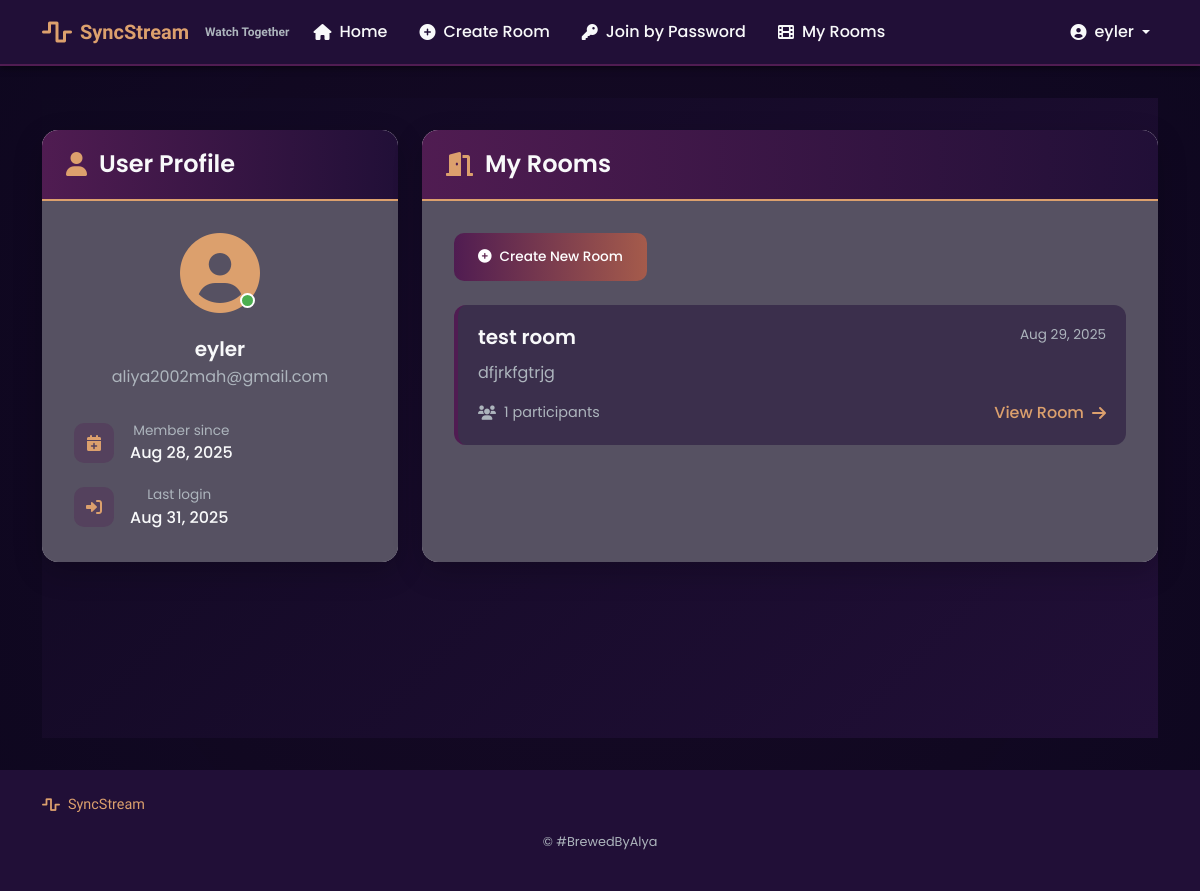
Screenshot of /accounts/profile/ (signed in) with the database file from the repository.
### users/models.py (models this page shows, shortened)
class CustomUser(AbstractUser):
    profile_picture = models.ImageField(upload_to='profile_pics/', blank=True, null=True)
    bio = models.TextField(max_length=500, blank=True)
    last_activity = models.DateTimeField(default=timezone.now)
    is_online = models.BooleanField(default=False)

### rooms/models.py (models this page shows, shortened)
class Room(models.Model):
    id = models.UUIDField(primary_key=True, default=uuid.uuid4, editable=False)
    name = models.CharField(max_length=100)
    description = models.TextField(blank=True)
    creator = models.ForeignKey(settings.AUTH_USER_MODEL, on_delete=models.CASCADE, related_name='created_rooms')
    created_at = models.DateTimeField(auto_now_add=True)
    is_private = models.BooleanField(default=False)
    password = models.CharField(max_length=128, blank=True, null=True)
    max_users = models.PositiveIntegerField(default=10)
    is_active = models.BooleanField(default=True)
    is_locked = models.BooleanField(default=False)
    allow_screen_share = models.BooleanField(default=True)
    allow_chat = models.BooleanField(default=True)
    current_video_url = models.URLField(blank=True, null=True)
    video_state = models.CharField(max_length=20, default='paused')
    video_timestamp = models.FloatField(default=0)
    last_video_update = models.DateTimeField(blank=True, null=True)
    deleted_at = models.DateTimeField(blank=True, null=True)

### users/views.py (the view)
# urls.py: path('profile/', views.profile, name='profile'),
@login_required
def profile(request):
    return render(request, 'registration/profile.html')

### templates/registration/profile.html (shortened to what this page needs)
{% extends 'base.html' %}
{% block content %}
<div class="profile-container">
    <div class="row">
        <div class="col-md-4">
            <div class="card profile-card">
                <div class="card-header profile-header">
                    <h4><i class="fas fa-user profile-header-icon"></i>User Profile</h4>
                </div>
                <div class="card-body text-center profile-body">
                    <div class="profile-avatar">
                        <div class="avatar-container">
                            <i class="fas fa-user-circle"></i>
                            <div class="avatar-status"></div>
                        </div>
                    </div>
                    <h5 class="profile-username">{{ user.username }}</h5>
                    <p class="profile-email">{{ user.email }}</p>
                    <div class="profile-stats">
                        <div class="stat-item">
                            <div class="stat-icon">
                                <i class="fas fa-calendar-plus"></i>
                            </div>
                            <div class="stat-content">
                                <span class="stat-label">Member since</span>
                                <span class="stat-value">{{ user.date_joined|date:"M d, Y" }}</span>
                            </div>
                        </div>
                        <div class="stat-item">
                            <div class="stat-icon">
                                <i class="fas fa-sign-in-alt"></i>
                            </div>
                            <div class="stat-content">
                                <span class="stat-label">Last login</span>
                                <span class="stat-value">{{ user.last_login|date:"M d, Y" }}</span>
                            </div>
                        </div>
                    </div>
                </div>
            </div>
        </div>
        <div class="col-md-8">
            <div class="card rooms-card">
                <div class="card-header rooms-header">
                    <h4><i class="fas fa-door-open rooms-header-icon"></i>My Rooms</h4>
                </div>
                <div class="card-body rooms-body">
                    <a href="{% url 'rooms:create_room' %}" class="btn create-room-btn">
                        <i class="fas fa-plus-circle"></i> Create New Room
                    </a>
                    {% if user.created_rooms.all %}
                    <div class="rooms-list">
                        {% for room in user.created_rooms.all %}
                        <div class="room-item">
                            <div class="room-content">
                                <div class="room-header">
                                    <h5 class="room-title">{{ room.name }}</h5>
                                    <span class="room-date">{{ room.created_at|date:"M d, Y" }}</span>
                                </div>
                                <p class="room-description">{{ room.description|truncatewords:10 }}</p>
                                <div class="room-footer">
                                    <span class="room-participants">
                                        <i class="fas fa-users"></i> {{ room.participants.count }} participants
                                    </span>
                                    <a href="{% url 'rooms:room_detail' room.id %}" class="room-link">
                                        View Room <i class="fas fa-arrow-right"></i>
                                    </a>
                                </div>
                            </div>
                        </div>
                        {% endfor %}
                    </div>
                    {% endif %}
                </div>
            </div>
        </div>
    </div>
</div>
{% endblock %}

### templates/base.html (shortened to what this page needs)
<!DOCTYPE html>
<html lang="en">
<head>
    <link href="https://cdn.jsdelivr.net/npm/bootstrap@5.3.3/dist/css/bootstrap.min.css" rel="stylesheet">
    <link href="https://cdnjs.cloudflare.com/ajax/libs/font-awesome/6.0.0/css/all.min.css" rel="stylesheet">
    {% load static %}
    <link href="{% static 'css/style.css' %}" rel="stylesheet">
</head>
<body class="dark-theme">
    <nav class="navbar navbar-expand-lg navbar-custom">
        <div class="container">
            <a class="navbar-brand" href="{% url 'home' %}">
                <div class="brand-wrapper">
                    <i class="fas fa-wave-square brand-icon"></i>
                    <span class="brand-text">SyncStream</span>
                    <span class="brand-subtitle">Watch Together</span>
                </div>
            </a>
            <div class="collapse navbar-collapse" id="navbarNav">
                <ul class="navbar-nav me-auto">
                    <li class="nav-item">
                        <a class="nav-link" href="{% url 'home' %}">
                            <i class="fas fa-home me-1"></i>Home
                        </a>
                    </li>
                    {% if user.is_authenticated %}
                    <li class="nav-item">
                        <a class="nav-link" href="{% url 'rooms:create_room' %}">
                            <i class="fas fa-plus-circle me-1"></i>Create Room
                        </a>
                    </li>
                    <li class="nav-item">
                        <a class="nav-link" href="{% url 'rooms:join_by_password' %}">
                            <i class="fas fa-key me-1"></i>Join by Password
                        </a>
                    </li>
                    <li class="nav-item">
                        <a class="nav-link" href="{% url 'rooms:user_rooms' %}">
                            <i class="fas fa-film me-1"></i>My Rooms
                        </a>
                    </li>
                    {% endif %}
                </ul>
                <ul class="navbar-nav">
                    {% if user.is_authenticated %}
                    <li class="nav-item dropdown">
                        <a class="nav-link dropdown-toggle user-menu" href="#" id="navbarDropdown" role="button" data-bs-toggle="dropdown" aria-expanded="false">
                            <i class="fas fa-user-circle me-1"></i> {{ user.username }}
                        </a>
                    </li>
                    {% endif %}
                </ul>
            </div>
        </div>
    </nav>
    <main class="container main-container">
        {% block content %}
        {% endblock %}
    </main>
    <footer class="custom-footer">
        <div class="container">
            <div class="footer-content">
                <div class="footer-brand">
                    <i class="fas fa-wave-square"></i>
                    <span>SyncStream</span>
                </div>
            </div>
            <div class="footer-bottom">
                <p>&copy; #BrewedByAlya </p>
            </div>
        </div>
    </footer>
</body>
</html>

### rows the page displays
CustomUser: username "eyler", email "aliya2002mah@gmail.com", date_joined "Aug 28, 2025", last_login "Aug 31, 2025"
Room: name "test room", created_at "Aug 29, 2025", description "dfjrkfgtrjg", participants.count "1"
